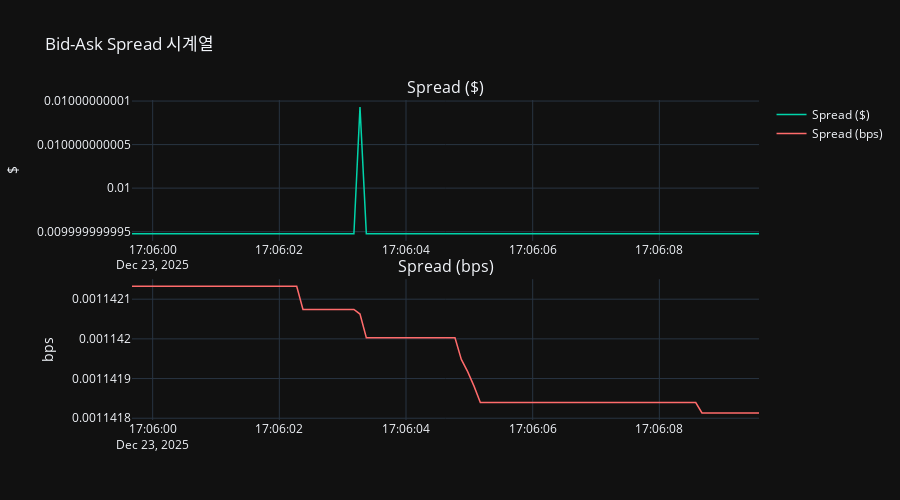

Notebook code for this chart:
### Markdown cell above
---

## 3. Bid-Ask Spread 분석

### 개념 설명

**Spread (스프레드)** = Best Ask - Best Bid

스프레드는 다음을 의미합니다:

1. **거래 비용**: 즉시 사고팔면 스프레드만큼 손해
2. **유동성 지표**: 스프레드가 좁을수록 유동성 높음
3. **시장 효율성**: 효율적인 시장일수록 스프레드가 좁음

**Basis Points (bps)**: 상대적 스프레드
- 1 bps = 0.01% = 0.0001
- BTC/USDT: 보통 0.1~2 bps (매우 유동적)
- 알트코인: 5~50+ bps (유동성 낮음)

### Code cell
# Spread 시계열 시각화
fig = make_subplots(
    rows=2, cols=1,
    subplot_titles=('Spread ($)', 'Spread (bps)'),
    vertical_spacing=0.12
)

# 절대 스프레드
fig.add_trace(
    go.Scatter(
        x=df.index,
        y=df['spread'],
        mode='lines',
        name='Spread ($)',
        line=dict(color='#00D4AA', width=1.5)
    ),
    row=1, col=1
)

# 상대 스프레드 (bps)
fig.add_trace(
    go.Scatter(
        x=df.index,
        y=df['spread_bps'],
        mode='lines',
        name='Spread (bps)',
        line=dict(color='#FF6B6B', width=1.5)
    ),
    row=2, col=1
)

fig.update_layout(
    title='Bid-Ask Spread 시계열',
    height=500,
    template='plotly_dark',
    showlegend=True
)

fig.update_yaxes(title_text='$', row=1, col=1)
fig.update_yaxes(title_text='bps', row=2, col=1)

fig.show()
